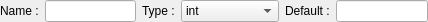
<?xml version="1.0" encoding="UTF-8"?>
<ui version="4.0">
 <class>property</class>
 <widget class="QWidget" name="property">
  <property name="geometry">
   <rect>
    <x>0</x>
    <y>0</y>
    <width>428</width>
    <height>22</height>
   </rect>
  </property>
  <property name="windowTitle">
   <string>property</string>
  </property>
  <layout class="QGridLayout" name="gridLayout">
   <property name="margin">
    <number>0</number>
   </property>
   <item row="0" column="0">
    <layout class="QHBoxLayout" name="horizontalLayout">
     <item>
      <widget class="QLabel" name="label_2">
       <property name="text">
        <string>Name :</string>
       </property>
      </widget>
     </item>
     <item>
      <widget class="QLineEdit" name="Le_name"/>
     </item>
     <item>
      <widget class="QLabel" name="label">
       <property name="text">
        <string>Type :</string>
       </property>
      </widget>
     </item>
     <item>
      <widget class="QComboBox" name="Cb_type">
       <item>
        <property name="text">
         <string>int</string>
        </property>
       </item>
       <item>
        <property name="text">
         <string>unsigned int</string>
        </property>
       </item>
       <item>
        <property name="text">
         <string>bool</string>
        </property>
       </item>
       <item>
        <property name="text">
         <string>double</string>
        </property>
       </item>
       <item>
        <property name="text">
         <string>QString</string>
        </property>
       </item>
      </widget>
     </item>
     <item>
      <widget class="QLabel" name="label_3">
       <property name="text">
        <string>Default :</string>
       </property>
      </widget>
     </item>
     <item>
      <widget class="QLineEdit" name="le_defaultValue"/>
     </item>
    </layout>
   </item>
  </layout>
 </widget>
 <resources/>
 <connections/>
</ui>
